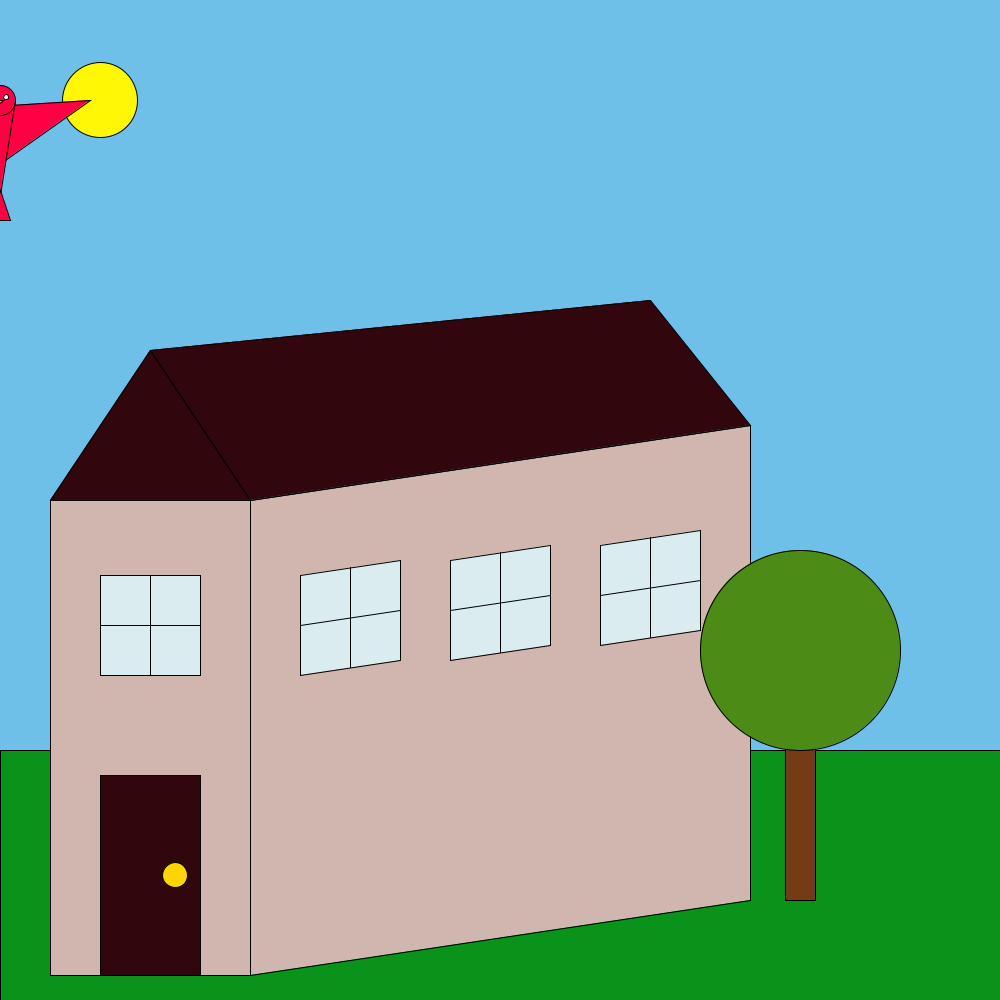
Frame 1 (no input)
Frame 60 (the mouse pressed at the canvas centre just before this capture): identical to frame 1, image omitted
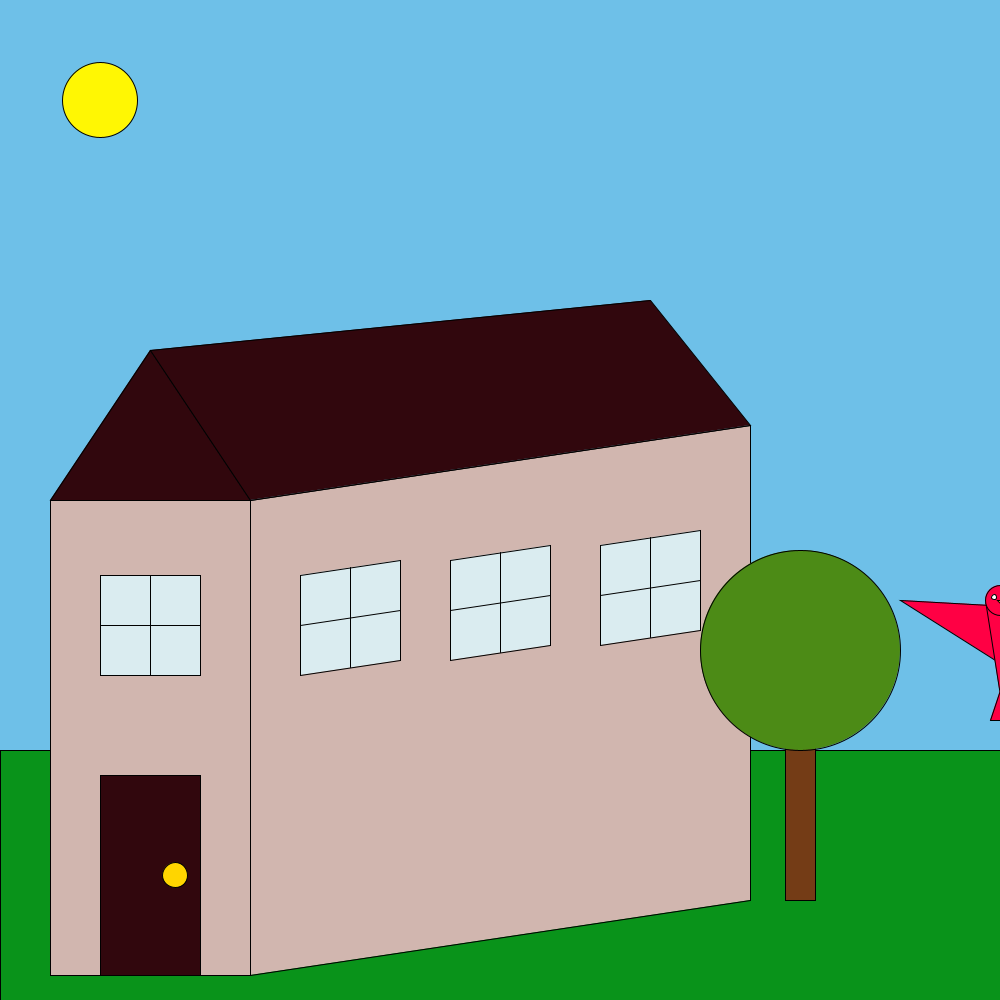
Frame 120 (the mouse held since frame 60 and released just before this capture)

The Processing sketch that drew these frames (run headless with seeded random() and noise(); from frame 60 on, the mouse is pressed at the canvas centre):

// Processing sketch: Anika_House_Drawing
// ── Anika_House_Drawing.pde
void setup()
{
  size(1000, 1000);
  background (#6EC0E8);
}
int birdX=0;
int birdY=0;
int timer=0;
// bird
void draw()
{

  background(#6EC0E8);
  // sun
  fill(#FFF703);
  ellipse(100, 100, 75, 75);
  //ground
  fill(#09931A);
  rect(0, 750, 1000, 250); 
 fill(#D1B6AF);
  rect(50, 500, 200, 475);
  quad(250, 500, 250, 975, 750, 900, 750, 425);
  fill(#31070D);
  triangle(50, 500, 250, 500, 150, 350);
  quad(150, 350, 250, 500, 750, 425, 650, 300);
  // window 1
  fill(#DAECF0);
  rect(100, 575, 100, 100);
  line(100, 625, 200, 625);
  line(150, 575, 150, 675);
  // window 2
  quad(300, 575, 400, 560, 400, 660, 300, 675);
  line(350, 567.5, 350, 667.5);
  line(300, 625, 400, 610);
  // window 3
  quad(450, 560, 450, 660, 550, 645, 550, 545);
  line(450, 610, 550, 595);
  line(500, 552.5, 500, 652.5);
  // window 4
  quad(600, 545, 600, 645, 700, 630, 700, 530);
  line(600, 595, 700, 580);
  line(650, 537.5, 650, 637.5);
  timer=timer+1;
  if (timer>500)
  {
    background (#130443);
    // moon
    fill(255, 255, 255);
    ellipse(100, 100, 75, 75);
    //ground
    fill(#03460B);
    rect(0, 750, 1000, 250);
     fill(#D1B6AF);
  rect(50, 500, 200, 475);
  quad(250, 500, 250, 975, 750, 900, 750, 425);
  fill(#31070D);
  triangle(50, 500, 250, 500, 150, 350);
  quad(150, 350, 250, 500, 750, 425, 650, 300);
  // window 1
  fill(#FFE705);
  rect(100, 575, 100, 100);
  line(100, 625, 200, 625);
  line(150, 575, 150, 675);
  // window 2
  quad(300, 575, 400, 560, 400, 660, 300, 675);
  line(350, 567.5, 350, 667.5);
  line(300, 625, 400, 610);
  // window 3
  quad(450, 560, 450, 660, 550, 645, 550, 545);
  line(450, 610, 550, 595);
  line(500, 552.5, 500, 652.5);
  // window 4
  quad(600, 545, 600, 645, 700, 630, 700, 530);
  line(600, 595, 700, 580);
  line(650, 537.5, 650, 637.5);
 
  }
  if (timer>1000)
  {
    timer=0;
  }
 
 
  // door
  fill(#31070D);
  rect(100, 775, 100, 200);
  fill(#FFD500);
  ellipse(175, 875, 25, 25);
  //tree
  fill(#743C16);
  rect(785, 650, 30, 250);
  fill(#4C8B16);
  ellipse(800, 650, 200, 200);
  //bird
  birdX=mouseX-800;
  fill(#FF0044);
  triangle(790+mouseX+birdX, 105+mouseY, 795+mouseX+birdX, 160+mouseY, 700+mouseX+birdX, 100+mouseY);
  triangle(810+mouseX+birdX, 105+mouseY, 805+mouseX+birdX, 160+mouseY, 890+mouseX+birdX, 100+mouseY);
  triangle(785+mouseX+birdX, 100+mouseY, 815+mouseX+birdX, 100+mouseY, 800+mouseX+birdX, 195+mouseY);
  triangle(800+mouseX+birdX, 190+mouseY, 790+mouseX+birdX, 220+mouseY, 810+mouseX+birdX, 220+mouseY);
  ellipse(800+mouseX+birdX, 100+mouseY, 30, 30);
  fill(#FFC400);
  triangle(797+mouseX+birdX, 100+mouseY, 803+mouseX+birdX, 100+mouseY, 800+mouseX+birdX, 103+mouseY);
  fill(255, 255, 255);
  ellipse(794+mouseX+birdX, 97+mouseY, 5, 5);
  ellipse(806+mouseX+birdX, 97+mouseY, 5, 5);
}
